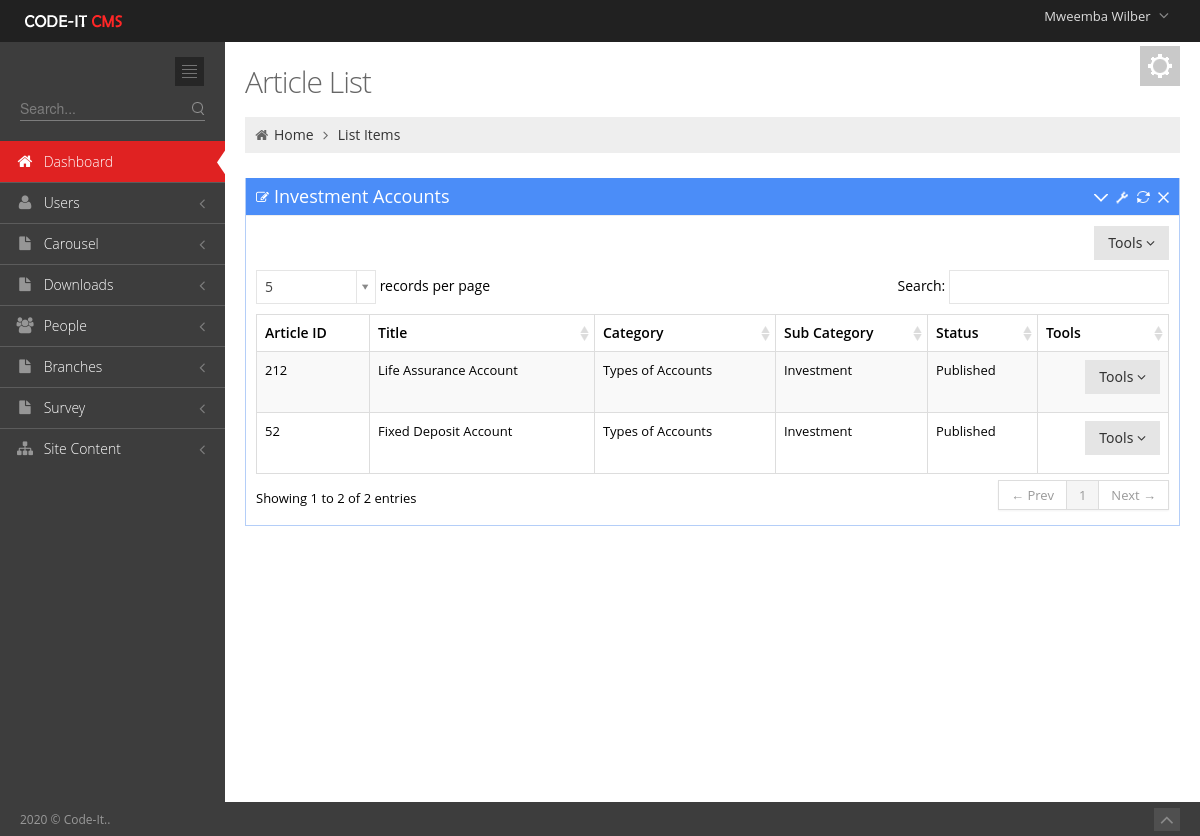
Screenshot of /Admin/ArticleListInvest.php (signed in) with the database file from the repository.
### tables this page shows
CREATE TABLE `user_tbl` (
  `username` varchar(50) NOT NULL,
  `password` text NOT NULL,
  `email` text NOT NULL,
  `contact_no` varchar(50) NOT NULL,
  `branch` int(11) NOT NULL,
  `level` int(11) NOT NULL,
  `Position` text NOT NULL,
  `active` int(11) NOT NULL,
  `Staff_no` int(11) NOT NULL,
  `profile_picture` text NOT NULL,
  `last_pass_change` date NOT NULL,
  `emp_id` int(3) NOT NULL,
  `Status` varchar(20) NOT NULL,
  `date_created` date NOT NULL
);

CREATE TABLE `employees_tbl` (
  `emp_id` int(4) UNSIGNED ZEROFILL NOT NULL,
  `Title` text NOT NULL,
  `first_name` varchar(100) DEFAULT NULL,
  `last_name` varchar(100) DEFAULT NULL,
  `date_of_birth` date DEFAULT NULL,
  `email` varchar(100) DEFAULT NULL,
  `mobile_number` varchar(18) DEFAULT NULL,
  `whatsapp` text NOT NULL,
  `address1` varchar(100) DEFAULT NULL,
  `address2` varchar(100) DEFAULT NULL,
  `city_town` varchar(100) DEFAULT NULL,
  `genda` varchar(10) DEFAULT NULL,
  `country` varchar(100) DEFAULT NULL,
  `date_joined` date DEFAULT NULL,
  `jobRole` text,
  `Qualification_level` varchar(40) NOT NULL,
  `qualification_Area` varchar(100) NOT NULL,
  `Category` text NOT NULL,
  `Picture` text NOT NULL,
  `brief_profile` text NOT NULL
);

CREATE TABLE `articles` (
  `article_id` int(11) NOT NULL,
  `At_Title` text NOT NULL,
  `At_content` longtext NOT NULL,
  `At_image` text NOT NULL,
  `At_sub_cat` int(11) NOT NULL,
  `At_category` int(11) NOT NULL,
  `At_status` text NOT NULL,
  `Document` text NOT NULL,
  `ytube` text NOT NULL
);

CREATE TABLE `at_categories` (
  `ID` int(11) NOT NULL,
  `Name` text NOT NULL
);

CREATE TABLE `sub_category` (
  `Sub_id` int(11) NOT NULL,
  `Sub_name` text NOT NULL,
  `Category_id` int(11) NOT NULL
);

### includes/sessions.php (called while the page is built, shortened)
<?php
include 'Dbconnect.php';
$dbuser=$_SESSION['username'];
   $query="SELECT * FROM `user_tbl` INNER JOIN `employees_tbl` ON `employees_tbl`.`emp_id`=`user_tbl`.`Staff_no` WHERE `username`='$dbuser'";
      $q1=mysqli_query($conn,$query)or die(mysqli_error());
            while ($row = mysqli_fetch_array($q1)) {
            $firstname=$row['first_name'];
            }
?>

### Admin/ArticleListInvest.php (the view, shortened to what this page needs)
<?php include '../includes/sessions.php';?><!DOCTYPE html>
 <html lang="en">
<head>
	<link href="media/css/bootstrap.min.css" rel="stylesheet" type="text/css"/>
	<link href="media/css/bootstrap-responsive.min.css" rel="stylesheet" type="text/css"/>
	<link href="media/css/font-awesome.min.css" rel="stylesheet" type="text/css"/>
	<link href="media/css/style-metro.css" rel="stylesheet" type="text/css"/>
	<link href="media/css/style.css" rel="stylesheet" type="text/css"/>
	<link href="media/css/style-responsive.css" rel="stylesheet" type="text/css"/>
	<link href="media/css/default.css" rel="stylesheet" type="text/css" id="style_color"/>
	<link href="media/css/uniform.default.css" rel="stylesheet" type="text/css"/>
	<link rel="stylesheet" type="text/css" href="media/css/select2_metro.css" />
	<link rel="stylesheet" href="media/css/DT_bootstrap.css" />
</head>
<?php
include 'includes/header.php';
include 'includes/sidebar.php';
?>
		<div class="page-content">
			<div class="container-fluid">
				<div class="row-fluid">
					<div class="span12">
						<div class="color-panel hidden-phone">
							<div class="color-mode-icons icon-color"></div>
						</div>
						<h3 class="page-title">
							Article List
						</h3>
						<ul class="breadcrumb">
							<li>
								<i class="icon-home"></i>
								<a href="index.html">Home</a>
								<i class="icon-angle-right"></i>
							</li>
							<li><a href="#">List Items</a></li>
						</ul>
					</div>
				</div>
				<div class="row-fluid">
					<div class="span12">
						<div class="portlet box blue">
							<div class="portlet-title">
								<div class="caption"><i class="icon-edit"></i>Investment Accounts</div>
								<div class="tools">
									<a href="javascript:;" class="collapse"></a>
									<a href="#portlet-config" data-toggle="modal" class="config"></a>
									<a href="javascript:;" class="reload"></a>
									<a href="javascript:;" class="remove"></a>
								</div>
							</div>
							<div class="portlet-body">
								<div class="clearfix">
									<div class="btn-group pull-right">
										<button class="btn dropdown-toggle" data-toggle="dropdown">Tools <i class="icon-angle-down"></i>
										</button>
									</div>
								</div>
								<table class="table table-striped table-hover table-bordered" id="sample_editable_1">
									<thead>
										<tr>
											<th>Article ID</th>
											<th>Title</th>
											<th>Category</th>
											<th>Sub Category</th>
											<th>Status</th>
											<th>Tools</th>
										</tr>
									</thead>
									<tbody>
                                <?php
 $propertySQL="SELECT * FROM `articles`
 INNER JOIN `at_categories` ON `articles`.`At_category`=`at_categories`.`ID` INNER JOIN `sub_category` ON `sub_category`.`Sub_id`=`articles`.`At_sub_cat`  WHERE `At_sub_cat`='41' ";
											$results=mysqli_query($conn,$propertySQL);
											while($row5=mysqli_fetch_array($results)){
            ?>
										<tr class="">
                                             <td><?php  echo $row5['article_id']; ?></td>
											<td><?php  echo $row5['At_Title']; ?></td>
											<td><?php  echo $row5['Name']; ?></td>
											<td><?php  echo $row5['Sub_name']; ?></td>
											<td><?php  echo $row5['At_status']; ?></td>
											<td><div class="btn-group pull-right">
										<button class="btn dropdown-toggle" data-toggle="dropdown">Tools <i class="icon-angle-down"></i>
										</button>
									</div></td>
										</tr>
									<?php } 		 ?>
									</tbody>
								</table>
							</div>
						</div>
					</div>
				</div>
			</div>
		</div>
	</div>
	<div class="footer">
		<div class="footer-inner">
			2020 &copy; Code-It..
		</div>
		<div class="footer-tools">
			<span class="go-top">
			<i class="icon-angle-up"></i>
			</span>
		</div>
	</div>
</body>
</html>

### Admin/includes/header.php (shortened to what this page needs)
<?php
 include '../includes/sessions.php';
?>
 <html lang="en" class="no-js">
<body class="page-header-fixed">
	<div class="header navbar navbar-inverse navbar-fixed-top">
		<div class="navbar-inner">
			<div class="container-fluid">
				<a class="brand" href="index.php">
				<img src="media/image/logo.png" alt="logo"/>
				</a>
				<ul class="nav pull-right">
					<li class="dropdown user">
						<a href="#" class="dropdown-toggle" data-toggle="dropdown">
						<span class="username"><?php echo $firstname ;?></span>
						<i class="icon-angle-down"></i>
						</a>
					</li>
				</ul>
			</div>
		</div>
	</div>
	<div class="page-container">

### Admin/media/css/style-metro.css (style rules this page uses)
div, input, select, textarea, span, img, table, td, th, p, a, button, ul, li { -webkit-border-radius: 0 !important; -moz-border-radius: 0 !important; border-radius: 0 !important; }
.btn { background-color: #e5e5e5; background-image: none; filter: none; border: 0; padding: 7px 14px; text-shadow: none; font-family: "Segoe UI", Helvetica, Arial, sans-serif; font-size: 14px; color: #333333; cursor: pointer; outline: none; -webkit-box-shadow: none !important; -moz-box-shadow: none !important; box-shadow: none !important; -webkit-border-radius: 0 !important; -moz-border-radius: 0 !important; border-radius: 0 !important; }

### Admin/media/css/style-responsive.css (style rules this page uses)
@media (min-width: 980px) { .page-content { margin-left: 225px; margin-top: 0px; min-height: 760px; } }

### Admin/media/css/default.css (style rules this page uses)
body { background-color: #3d3d3d !important; }
.header .navbar-inner { filter: none !important; background-image: none !important; background-color: #212121 !important; }
.header .nav li.dropdown .dropdown-toggle i { color: #8a8a8a !important; }
.footer .footer-inner { color: #999999; }
.footer .footer-tools .go-top { background-color: #4f4f4f; }
.footer .footer-tools .go-top i { color: #8a8a8a; }

### rows the page displays
user_tbl: employees_tbl.first_name "Mweemba Wilber"
articles: article_id "52", At_Title "Fixed Deposit Account", at_categories.Name "Types of Accounts", sub_category.Sub_name "Investment", At_status "Published"
articles: article_id "212", At_Title "Life Assurance Account", at_categories.Name "Types of Accounts", sub_category.Sub_name "Investment", At_status "Published"
